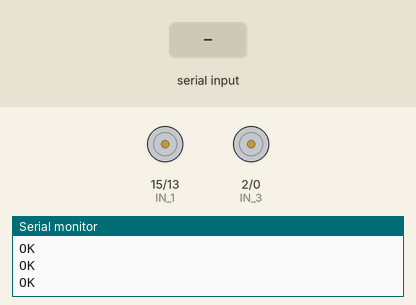
This sketch was run on a simulated ESP8266 (NodeMCU). Shown: motor-driver pin pairs drawn as motors (green arrow = first pin HIGH = forward, orange = second pin HIGH = backward, longer = more drive, scaled by the enable pin), the last lines printed to the serial monitor. The inputs (shaded band) are chosen by the test bench. The modem accepts every AT command (registered, SIM ready, sends succeed) and sends nothing else.

Above: at 2.5 s.
2.6 s: "FORWARD" received over the second serial link
At 4.0 s:
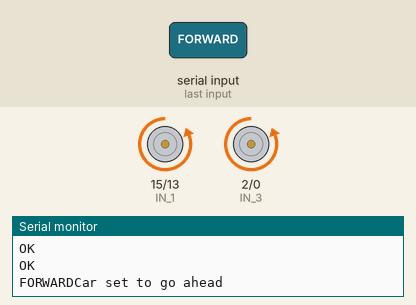
5.1 s: "BACKWARD" received over the second serial link
At 7.1 s:
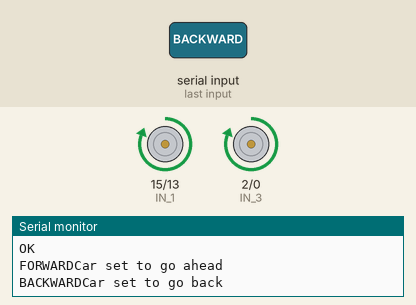
7.6 s: "STOP" received over the second serial link
At 9.0 s:
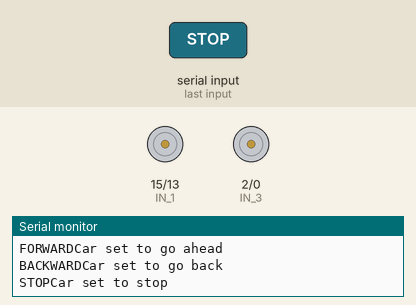
Timing chart, 0 to 10.6 s (numbered marks = the images above; inputs shaded):
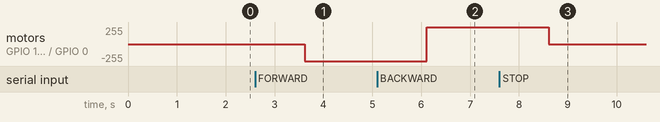

The sketch:

NodeMCU_Car.ino
```cpp
#define ENA   14          // Enable/speed motors Right        GPIO14(D5)
#define ENB   12          // Enable/speed motors Left         GPIO12(D6)
#define IN_1  15          // L298N in1 motors Right           GPIO15(D8)
#define IN_2  13          // L298N in2 motors Right           GPIO13(D7)
#define IN_3  2           // L298N in3 motors Left            GPIO2(D4)
#define IN_4  0           // L298N in4 motors Left            GPIO0(D3)

#include <ESP8266WiFi.h>
#include <WiFiClient.h>
#include <ESP8266WebServer.h>
#include <SoftwareSerial.h>

//Create software serial object to communicate with SIM800L
SoftwareSerial SIM900(4,5); //SIM800L Tx & Rx is connected to Arduino #3 & #2

// Variable to store text message
String textMessage;

// Create a variable to store Lamp state
String lampState = "HIGH";

String command;             //String to store app command state.
int speedCar = 1023;         // 400 - 1023.
int speed_Coeff = 3;

const char* ssid = "Huong Nam 2.4GHz";
//const char* password = "0868475996";
ESP8266WebServer server(80);

void setup() {

 pinMode(ENA, OUTPUT);
 pinMode(ENB, OUTPUT);
 pinMode(IN_1, OUTPUT);
 pinMode(IN_2, OUTPUT);
 pinMode(IN_3, OUTPUT);
 pinMode(IN_4, OUTPUT);

  //Serial.begin(115200);

  digitalWrite(IN_1, LOW);
  digitalWrite(IN_2, LOW);
  digitalWrite(IN_3, LOW);
  digitalWrite(IN_4, LOW);

  //Begin serial communication with Arduino and Arduino IDE (Serial Monitor)
  Serial.begin(115200);

  //Begin serial communication with Arduino and SIM800L
  SIM900.begin(115200);

  Serial.println("Module SIM tarting time ...");
  delay(1000);

  // AT command to set SIM900 to SMS mode
  SIM900.println("AT"); //Handshaking with SIM900
  delay(100);
  SIM900.println("AT+CMGF=1");
  delay(100);
  // Set module to send SMS data to serial out upon receipt
  SIM900.println("AT+CNMI=2,2,0,0,0");
  delay(100);

/*
  mySerial.println("AT"); //Once the handshake test is successful, it will back to OK
  updateSerial();
  mySerial.println("AT+CSQ"); //Signal quality test, value range is 0-31 , 31 is the best
  updateSerial();
  mySerial.println("AT+CCID"); //Read SIM information to confirm whether the SIM is plugged
  updateSerial();
  mySerial.println("AT+CREG?"); //Check whether it has registered in the network
  updateSerial();
  mySerial.println("AT"); //Once the handshake test is successful, it will back to OK
  updateSerial();
  mySerial.println("AT+CMGF=1"); // Configuring TEXT mode
  updateSerial();
  mySerial.println("AT+CMGS=\"+84868475996\"");//change ZZ with country code and xxxxxxxxxxx with phone number to sms
  updateSerial();
  mySerial.print("Hello Pham Nam"); //text content
  updateSerial();
  mySerial.write(26);*/
// Connecting WiFi

  WiFi.mode(WIFI_AP);
  WiFi.softAP(ssid);

  IPAddress myIP = WiFi.softAPIP();
  Serial.print("AP IP address: ");
  Serial.println(myIP);

 // Starting WEB-server
     server.on ( "/", HTTP_handleRoot );
     server.onNotFound ( HTTP_handleRoot );
     server.begin();
}

void goAhead(){

      digitalWrite(IN_1, LOW);
      digitalWrite(IN_2, HIGH);
      analogWrite(ENA, speedCar);

      digitalWrite(IN_3, LOW);
      digitalWrite(IN_4, HIGH);
      analogWrite(ENB, speedCar);
  }

void goBack(){

      digitalWrite(IN_1, HIGH);
      digitalWrite(IN_2, LOW);
      analogWrite(ENA, speedCar);

      digitalWrite(IN_3, HIGH);
      digitalWrite(IN_4, LOW);
      analogWrite(ENB, speedCar);
  }

void goRight(){

      digitalWrite(IN_1, HIGH);
      digitalWrite(IN_2, LOW);
      analogWrite(ENA, speedCar);

      digitalWrite(IN_3, LOW);
      digitalWrite(IN_4, HIGH);
      analogWrite(ENB, speedCar);
  }

void goLeft(){

      digitalWrite(IN_1, LOW);
      digitalWrite(IN_2, HIGH);
      analogWrite(ENA, speedCar);

      digitalWrite(IN_3, HIGH);
      digitalWrite(IN_4, LOW);
      analogWrite(ENB, speedCar);
  }

void goAheadRight(){

      digitalWrite(IN_1, LOW);
      digitalWrite(IN_2, HIGH);
      analogWrite(ENA, speedCar/speed_Coeff);

      digitalWrite(IN_3, LOW);
      digitalWrite(IN_4, HIGH);
      analogWrite(ENB, speedCar);
   }

void goAheadLeft(){

      digitalWrite(IN_1, LOW);
      digitalWrite(IN_2, HIGH);
      analogWrite(ENA, speedCar);

      digitalWrite(IN_3, LOW);
      digitalWrite(IN_4, HIGH);
      analogWrite(ENB, speedCar/speed_Coeff);
  }

void goBackRight(){

      digitalWrite(IN_1, HIGH);
      digitalWrite(IN_2, LOW);
      analogWrite(ENA, speedCar/speed_Coeff);

      digitalWrite(IN_3, HIGH);
      digitalWrite(IN_4, LOW);
      analogWrite(ENB, speedCar);
  }

void goBackLeft(){

      digitalWrite(IN_1, HIGH);
      digitalWrite(IN_2, LOW);
      analogWrite(ENA, speedCar);

      digitalWrite(IN_3, HIGH);
      digitalWrite(IN_4, LOW);
      analogWrite(ENB, speedCar);
  }

void stopRobot(){

      digitalWrite(IN_1, LOW);
      digitalWrite(IN_2, LOW);
      analogWrite(ENA, speedCar);

      digitalWrite(IN_3, LOW);
      digitalWrite(IN_4, LOW);
      analogWrite(ENB, speedCar);
 }

void loop() {

    if(SIM900.available()>0){
    textMessage = SIM900.readString();
    Serial.print(textMessage);
    delay(10);
  }
  if(textMessage.indexOf("FORWARD") >= 0){
    // Turn on relay and save current state


    lampState = "go ahead";
    Serial.println("Car set to go ahead");
    textMessage = "";
    goAhead();
  }
  if(textMessage.indexOf("BACKWARD") >=0){
    // Turn off relay and save current state

    lampState = "go back";
    Serial.println("Car set to go back");
    textMessage = "";
    goBack();
  }

  if(textMessage.indexOf("STOP")>=0){
    // Turn off relay and save current state
    stopRobot();
    lampState = "stop";
    Serial.println("Car set to stop");
    textMessage = "";
  }

  if(textMessage.indexOf("STATE")>=0){
    String message = "Car is " + lampState;
    sendSMS(message);
    Serial.println("Lamp state resquest");
    textMessage = "";
  }

    server.handleClient();
      //updateSerial();
      command = server.arg("State");
      if (command == "F") goAhead();
      else if (command == "B") goBack();
      else if (command == "L") goLeft();
      else if (command == "R") goRight();
      else if (command == "I") goAheadRight();
      else if (command == "G") goAheadLeft();
      else if (command == "J") goBackRight();
      else if (command == "H") goBackLeft();
      else if (command == "0") speedCar = 400;
      else if (command == "1") speedCar = 470;
      else if (command == "2") speedCar = 540;
      else if (command == "3") speedCar = 610;
      else if (command == "4") speedCar = 680;
      else if (command == "5") speedCar = 750;
      else if (command == "6") speedCar = 820;
      else if (command == "7") speedCar = 890;
      else if (command == "8") speedCar = 960;
      else if (command == "9") speedCar = 1023;
      else if (command == "S") stopRobot();
}


// Function that sends SMS
void sendSMS(String message){
  // AT command to set SIM900 to SMS mode
  SIM900.println("AT+CMGF=1");
  delay(100);

  // REPLACE THE X's WITH THE RECIPIENT'S MOBILE NUMBER
  // USE INTERNATIONAL FORMAT CODE FOR MOBILE NUMBERS
  SIM900.println("AT+CMGS=\"+84868475996\"");
  delay(100);
  // Send the SMS
  SIM900.println(message);
  delay(100);

  // End AT command with a ^Z, ASCII code 26
  SIM900.write(26);
  delay(100);
  SIM900.println();
  // Give module time to send SMS
  delay(5000);
}

void updateSerial()
{
  delay(500);
  while (Serial.available())
  {
    SIM900.write(Serial.read());//Forward what Serial received to Software Serial Port
  }
  while(SIM900.available())
  {
    Serial.write(SIM900.read());//Forward what Software Serial received to Serial Port
  }
}
void HTTP_handleRoot(void) {

if( server.hasArg("State") ){
       Serial.println(server.arg("State"));
  }
  server.send ( 200, "text/html", "" );
  delay(1);
}
```

Measured:
- after the input at 2.6 s, motor on GPIO 15 (IN_1) / GPIO 13 (IN_2), motor on GPIO 2 (IN_3) / GPIO 0 (IN_4): stopped → backward 255/255 after 1.0 s
- after the input at 5.1 s, motor on GPIO 15 (IN_1) / GPIO 13 (IN_2), motor on GPIO 2 (IN_3) / GPIO 0 (IN_4): backward 255/255 → forward 255/255 after 1.0 s
- after the input at 7.6 s, motor on GPIO 15 (IN_1) / GPIO 13 (IN_2), motor on GPIO 2 (IN_3) / GPIO 0 (IN_4): forward 255/255 → stopped after 1.0 s
